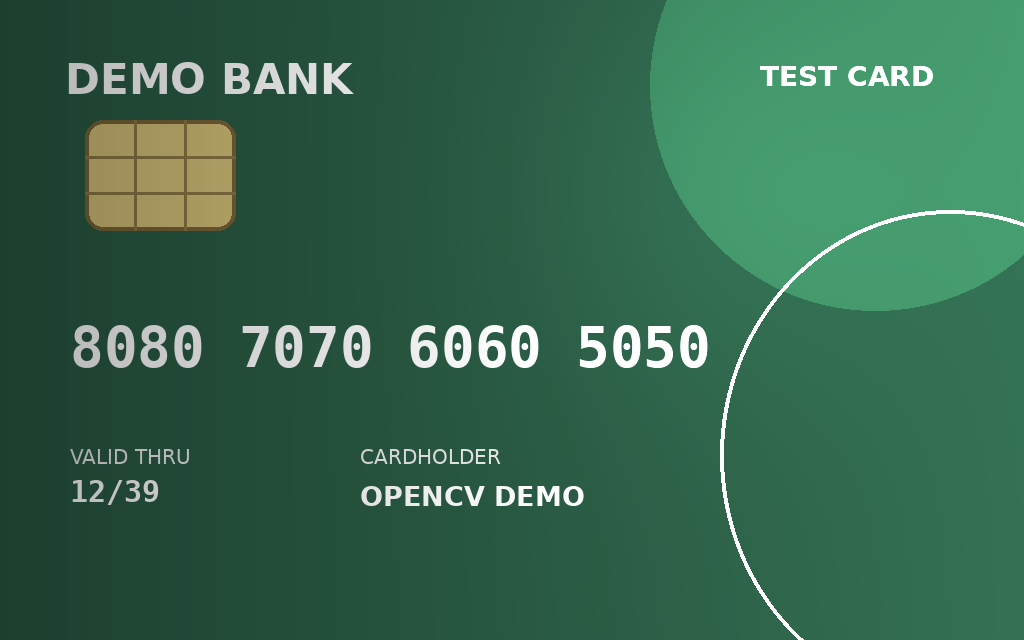
#> input picture images/card_template_matching/card_04_uneven_light.png, 1024 x 640 px
$ python card_uneven_light_matching.py images/card_template_matching/card_04_uneven_light.png
#> lines starting #> are read from the running program, lines starting #| are printed output that depends on the picture; after the words box and inside, x2 and y2 are one past the last pixel; in counts of white or black regions, pixels touching at a corner belong together
### result_utils.py
from pathlib import Path

import cv2
import matplotlib.pyplot as plt


def save_result_grid(output_path, panels, columns=2):
    """将多个 OpenCV 或灰度图结果保存为可嵌入 Markdown 的拼图。"""
    output_path = Path(output_path)
    output_path.parent.mkdir(parents=True, exist_ok=True)

    rows = (len(panels) + columns - 1) // columns
    figure, axes = plt.subplots(rows, columns, figsize=(12, 4 * rows))
    axes = axes.ravel() if hasattr(axes, "ravel") else [axes]

    for axis, (image, title) in zip(axes, panels):
        if image.ndim == 2:
            axis.imshow(image, cmap="gray", vmin=0, vmax=255)
        else:
            axis.imshow(cv2.cvtColor(image, cv2.COLOR_BGR2RGB))

        axis.set_title(title)
        axis.axis("off")

    for axis in axes[len(panels):]:
        axis.axis("off")

    figure.tight_layout()
    figure.savefig(output_path, dpi=150, bbox_inches="tight")
    plt.close(figure)

    print(f"Saved result: {output_path}")

### card_uneven_light_matching.py
import sys

import cv2
import numpy as np

from result_utils import save_result_grid


# card_04 中卡号 ROI 的手动坐标
NUMBER_LEFT = 70
NUMBER_TOP = 315
NUMBER_RIGHT = 710
NUMBER_BOTTOM = 375

# 第一个数字 0 在 number_roi 中的手动模板坐标
ZERO_LEFT = 38
ZERO_TOP = 10
ZERO_RIGHT = 64
ZERO_BOTTOM = 53

# 模板匹配分数阈值与 NMS 去重阈值
MATCH_THRESHOLD = 0.90
NMS_IOU_THRESHOLD = 0.30


def apply_nms(candidate_boxes, iou_threshold):
    # 输入框格式：[left, top, right, bottom, score]
    candidate_boxes.sort(key=lambda box: box[4], reverse=True)
    kept_boxes = []

    while candidate_boxes:
        best_box = candidate_boxes.pop(0)
        kept_boxes.append(best_box)
        remaining_boxes = []

        for box in candidate_boxes:
            left = max(best_box[0], box[0])
            top = max(best_box[1], box[1])
            right = min(best_box[2], box[2])
            bottom = min(best_box[3], box[3])

            intersection_area = (
                max(0, right - left) *
                max(0, bottom - top)
            )

            best_area = (
                (best_box[2] - best_box[0]) *
                (best_box[3] - best_box[1])
            )

            box_area = (
                (box[2] - box[0]) *
                (box[3] - box[1])
            )

            union_area = best_area + box_area - intersection_area
            iou = intersection_area / union_area

            # 重叠不严重的框可能对应另一个真实数字，进入下一轮 NMS
            if iou < iou_threshold:
                remaining_boxes.append(box)

        candidate_boxes = remaining_boxes

    return kept_boxes


image = cv2.imread("images/card_template_matching/card_04_uneven_light.png")
#> image is the input picture: shape (640, 1024, 3); mean B, G, R 78.4, 104, 54.1

if image is None:
    print("Image read failed")
    raise SystemExit

# 裁出卡号区域，当前练习只处理已知位置的卡号
number_roi = image[
    NUMBER_TOP:NUMBER_BOTTOM,
    NUMBER_LEFT:NUMBER_RIGHT,
]
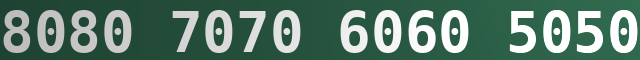
#> number_roi: shape (60, 640, 3); mean B, G, R 110.7, 126.1, 93.4

# CLAHE 分区域拉开数字与不均匀背景之间的亮度差异
roi_gray = cv2.cvtColor(number_roi, cv2.COLOR_BGR2GRAY)
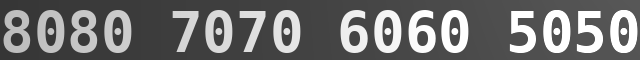
#> roi_gray: shape (60, 640); min 54, max 255, mean 114.5
clahe = cv2.createCLAHE(
    clipLimit=2.0,
    tileGridSize=(8, 8),
)
roi_enhanced = clahe.apply(roi_gray)

# 从增强后的 ROI 中取第一个 0；模板与搜索图采用相同预处理
zero_template = roi_enhanced[
    ZERO_TOP:ZERO_BOTTOM,
    ZERO_LEFT:ZERO_RIGHT,
]
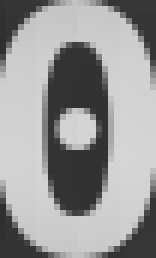
#> zero_template: shape (43, 26) (shown 6 times larger); min 48, max 214, mean 152.5

# 生成每个可能位置的归一化相关系数分数
score_map = cv2.matchTemplate(
    roi_enhanced,
    zero_template,
    cv2.TM_CCOEFF_NORMED,
)

y_positions, x_positions = np.where(score_map >= MATCH_THRESHOLD)
#> y_positions = 24 values from 9 to 11; x_positions = 24 values, max 611 at index 7, min 38 at index 0, mean 324.4
template_height, template_width = zero_template.shape
#> template_height = 43; template_width = 26

# 将高分位置转换为原图中的候选框
candidate_boxes = []

for x, y in zip(x_positions, y_positions):
    left = x + NUMBER_LEFT
    top = y + NUMBER_TOP
    right = left + template_width
    bottom = top + template_height
    score = score_map[y, x]

    candidate_boxes.append([left, top, right, bottom, score])
#> this loop made 24 passes
#> (x, y, left, top, right, bottom, score) on passes 1 to 12: (38, 9, 108, 324, 134, 367, 0.915), (105, 9, 175, 324, 201, 367, 0.914), (206, 9, 276, 324, 302, 367, 0.912), (274, 9, 344, 324, 370, 367, 0.913), (375, 9, 445, 324, 471, 367, 0.913), (442, 9, 512, 324, 538, 367, 0.913), (544, 9, 614, 324, 640, 367, 0.908), (611, 9, 681, 324, 707, 367, 0.906), (38, 10, 108, 325, 134, 368, 1), (105, 10, 175, 325, 201, 368, 0.999), (206, 10, 276, 325, 302, 368, 0.999), (274, 10, 344, 325, 370, 368, 0.999)
#> after the loop, candidate_boxes = 24 items, first 6: [108, 324, 134, 367, 0.915], [175, 324, 201, 367, 0.914], [276, 324, 302, 367, 0.912], [344, 324, 370, 367, 0.913], [445, 324, 471, 367, 0.913], [512, 324, 538, 367, 0.913]

# 删除同一数字周围的重复高分候选框
kept_boxes = apply_nms(candidate_boxes, NMS_IOU_THRESHOLD)
#> the loop in apply_nms, `while candidate_boxes:` made 8 passes
#> best_box on passes 1 to 8: [108, 325, 134, 368, 1], [175, 325, 201, 368, 0.999], [445, 325, 471, 368, 0.999], [276, 325, 302, 368, 0.999], [344, 325, 370, 368, 0.999], [512, 325, 538, 368, 0.998], [614, 325, 640, 368, 0.994], [681, 325, 707, 368, 0.992]
#> after the loop in apply_nms, `while candidate_boxes:`: kept_boxes = [[108, 325, 134, 368, 1], [175, 325, 201, 368, 0.999], [445, 325, 471, 368, 0.999], [276, 325, 302, 368, 0.999], [344, 325, 370, 368, 0.999], [512, 325, 538, 368, 0.998], [614, 325, 640, 368, 0.994], [681, 325, 707, 368, 0.992]]

print(f"Best score: {score_map.max():.4f}")
#| Best score: 1.0000
print(f"Match count before NMS: {len(x_positions)}")
#| Match count before NMS: 24
print(f"Match count after NMS: {len(kept_boxes)}")
#| Match count after NMS: 8

result = image.copy()

for left, top, right, bottom, score in kept_boxes:
    cv2.rectangle(
        result,
        (left, top),
        (right, bottom),
        (0, 255, 0),
        2,
    )

    cv2.putText(
        result,
        f"0: {score:.2f}",
        (left, top - 8),
        cv2.FONT_HERSHEY_SIMPLEX,
        0.45,
        (0, 255, 0),
        1,
    )
#> this loop made 8 passes
#> (left, right, score) on passes 1 to 8: (108, 134, 1), (175, 201, 0.999), (445, 471, 0.999), (276, 302, 0.999), (344, 370, 0.999), (512, 538, 0.998), (614, 640, 0.994), (681, 707, 0.992)
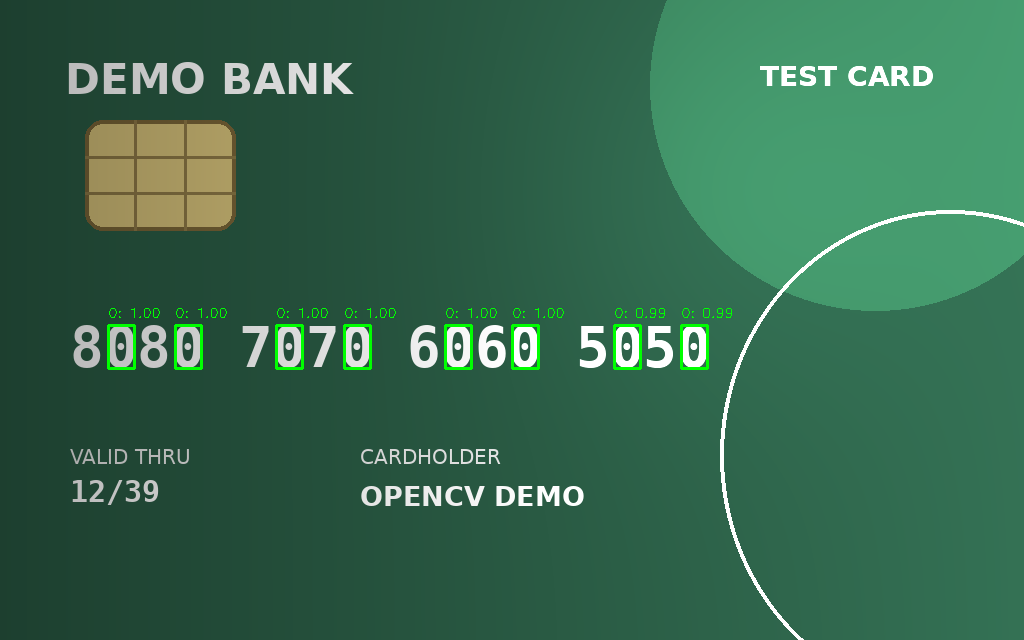
#> result: shape (640, 1024, 3); 0.62% of pixels changed, all inside (x1, y1, x2, y2) = (107, 308, 732, 370)

save_result_grid(
    "docs/results/card_uneven_light_matching.jpg",
    [
        (number_roi, "Original Number ROI"),
        (roi_enhanced, "CLAHE Enhanced ROI"),
        (zero_template, "Digit Template - Zero"),
        (result, "Zero Matching Result After NMS"),
    ],
    columns=2,
)
#> in save_result_grid, `figure.savefig(output_path, dpi=150, bbox_inches="tight")`:
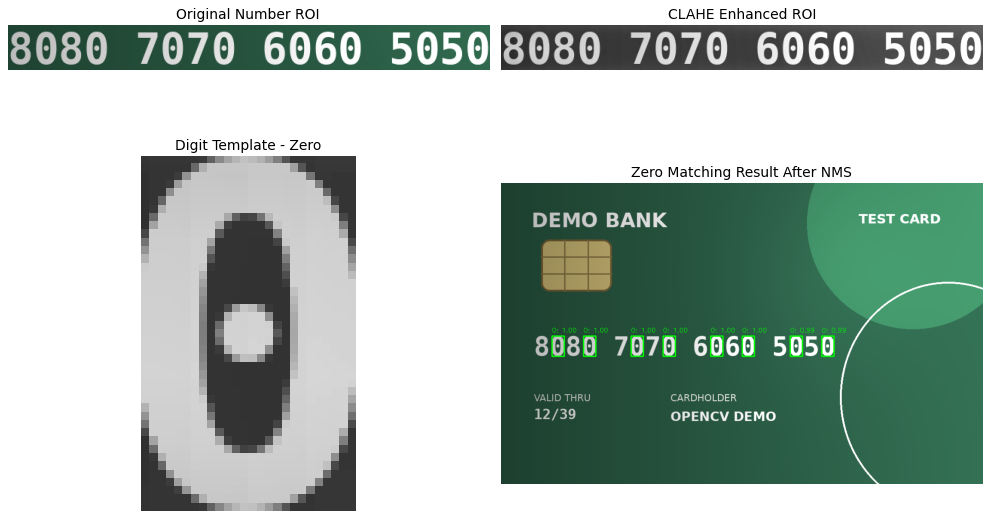
#> figure drawn by matplotlib, 4 panels

if "--save-only" not in sys.argv:
    cv2.imshow("Original Number ROI", number_roi)
    cv2.imshow("CLAHE Enhanced ROI", roi_enhanced)
    cv2.imshow("Digit Template - Zero", zero_template)
    cv2.imshow("Zero Matching Result After NMS", result)
    cv2.waitKey(0)
    cv2.destroyAllWindows()

$ run again, with images/card_template_matching/card_01_clean.png copied over images/card_template_matching/card_04_uneven_light.png
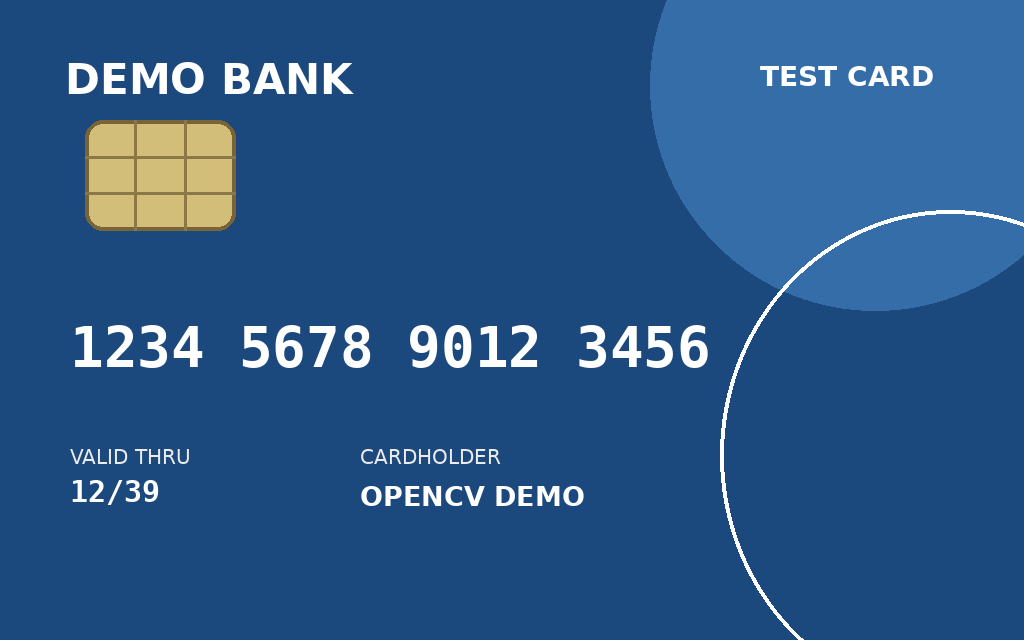
#> input picture images/card_template_matching/card_01_clean.png, 1024 x 640 px
#> image is the input picture: shape (640, 1024, 3); mean B, G, R 135.6, 87.2, 43.6
#> y_positions = [10, 10, 10, 10, 10, 10]; x_positions = [37, 38, 39, 441, 442, 443]
#> the loop `for x, y in zip(x_positions, y_positions):` made 6 passes
#> (x, left, right, score) on passes 1 to 6: (37, 107, 133, 0.903), (38, 108, 134, 1), (39, 109, 135, 0.919), (441, 511, 537, 0.903), (442, 512, 538, 1), (443, 513, 539, 0.919)
#> after the loop `for x, y in zip(x_positions, y_positions):`: candidate_boxes = [[107, 325, 133, 368, 0.903], [108, 325, 134, 368, 1], [109, 325, 135, 368, 0.919], [511, 325, 537, 368, 0.903], [512, 325, 538, 368, 1], [513, 325, 539, 368, 0.919]]
#> the loop in apply_nms, `while candidate_boxes:` made 2 passes
#> after the loop in apply_nms, `while candidate_boxes:`: kept_boxes = [[108, 325, 134, 368, 1], [512, 325, 538, 368, 1]]
#| Best score: 1.0000
#| Match count before NMS: 6
#| Match count after NMS: 2
#> the loop `for left, top, right, bottom, score in kept_boxes:` made 2 passes
#> after the loop `for left, top, right, bottom, score in kept_boxes:`:
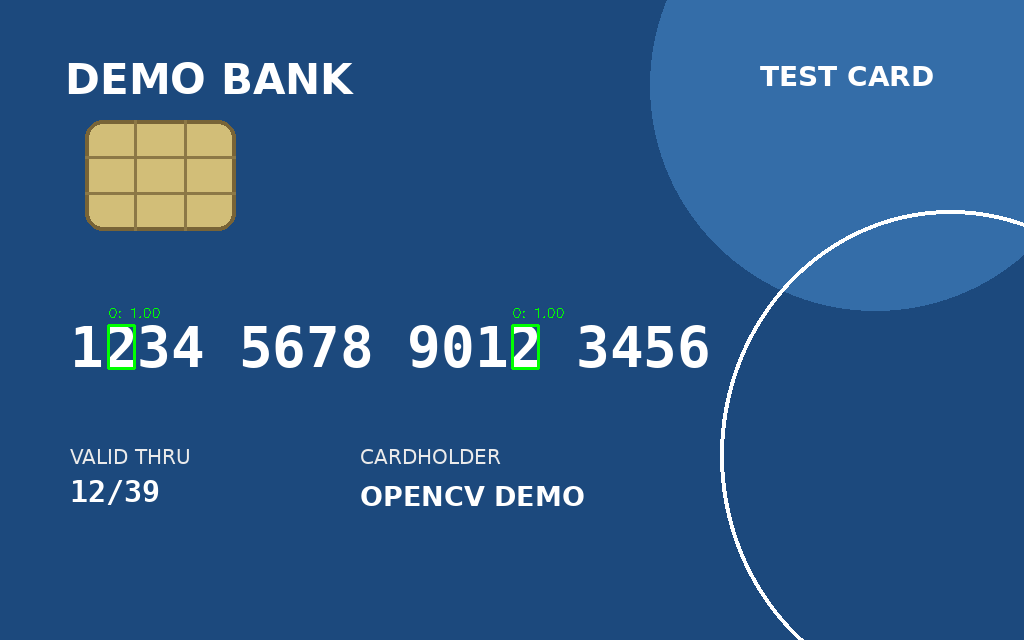
#> result: shape (640, 1024, 3); 0.15% of pixels changed, all inside (x1, y1, x2, y2) = (107, 308, 564, 370)
#> in save_result_grid, `figure.savefig(output_path, dpi=150, bbox_inches="tight")`:
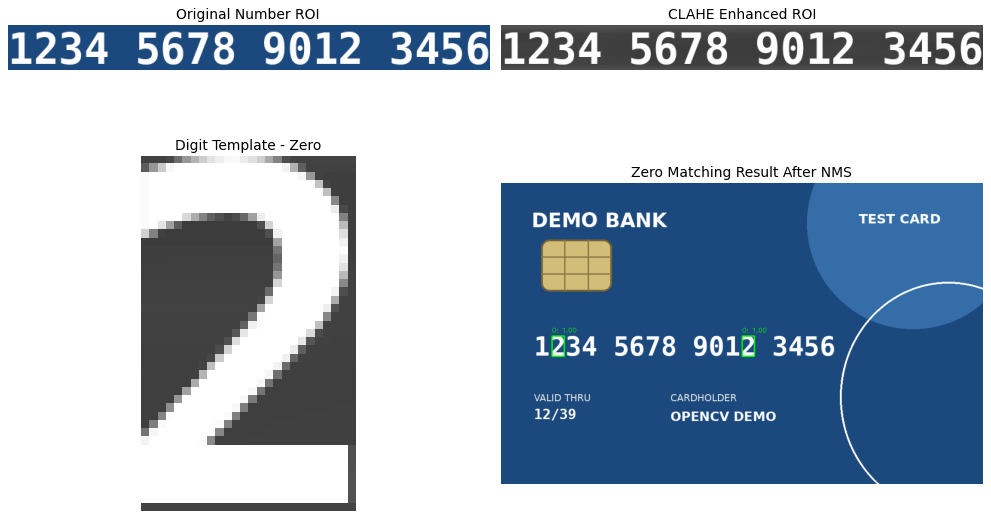
#> figure drawn by matplotlib, 4 panels

$ run again, with images/card_template_matching/card_05_rotated.png copied over images/card_template_matching/card_04_uneven_light.png
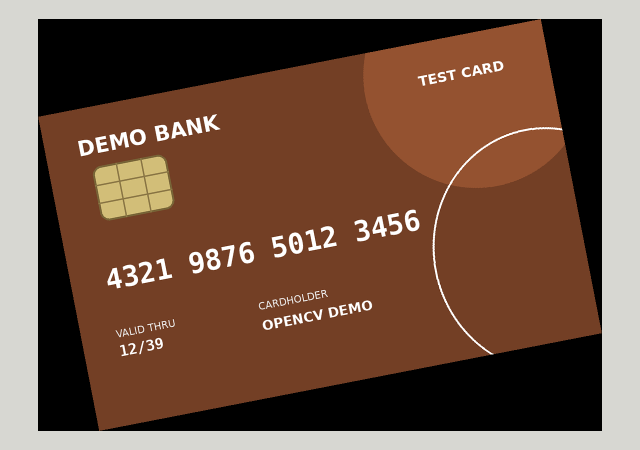
#> input picture images/card_template_matching/card_05_rotated.png, 1280 x 900 px (shown at 1/2 size)
#> image is the input picture: shape (900, 1280, 3); mean B, G, R 67.7, 84.3, 113.6
#> y_positions = [9, 9, 9, 9, 10, 10, 10, 10, 10, 11, 11, 11, 11, 11]; x_positions = [37, 38, 39, 40, 36, 37, 38, 39, 40, 36, 37, 38, 39, 40]
#> the loop `for x, y in zip(x_positions, y_positions):` made 14 passes
#> (x, y, left, top, right, bottom, score) on passes 1 to 8: (37, 9, 107, 324, 133, 367, 0.917), (38, 9, 108, 324, 134, 367, 0.933), (39, 9, 109, 324, 135, 367, 0.928), (40, 9, 110, 324, 136, 367, 0.907), (36, 10, 106, 325, 132, 368, 0.913), (37, 10, 107, 325, 133, 368, 0.952), (38, 10, 108, 325, 134, 368, 1), (39, 10, 109, 325, 135, 368, 0.952)
#> after the loop `for x, y in zip(x_positions, y_positions):`: candidate_boxes = 14 items, first 6: [107, 324, 133, 367, 0.917], [108, 324, 134, 367, 0.933], [109, 324, 135, 367, 0.928], [110, 324, 136, 367, 0.907], [106, 325, 132, 368, 0.913], [107, 325, 133, 368, 0.952]
#> the loop in apply_nms, `while candidate_boxes:` made 1 pass
#> best_box on pass 1: [108, 325, 134, 368, 1]
#> after the loop in apply_nms, `while candidate_boxes:`: kept_boxes = [[108, 325, 134, 368, 1]]
#| Best score: 1.0000
#| Match count before NMS: 14
#| Match count after NMS: 1
#> the loop `for left, top, right, bottom, score in kept_boxes:` made 1 pass
#> after the loop `for left, top, right, bottom, score in kept_boxes:`:
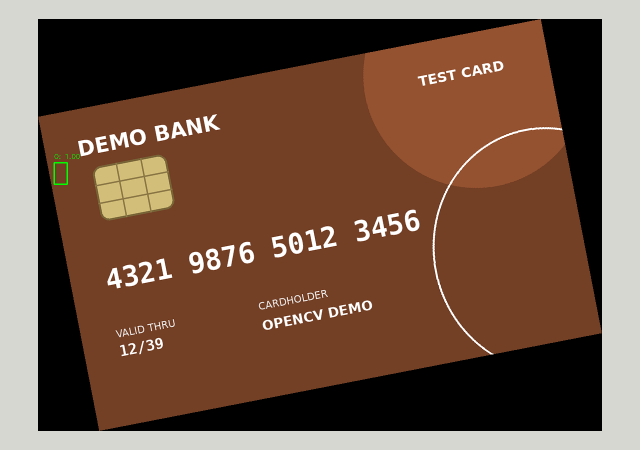
#> result: shape (900, 1280, 3) (shown at 1/2 size); 0.04% of pixels changed, all inside (x1, y1, x2, y2) = (107, 308, 160, 370)
#> in save_result_grid, `figure.savefig(output_path, dpi=150, bbox_inches="tight")`:
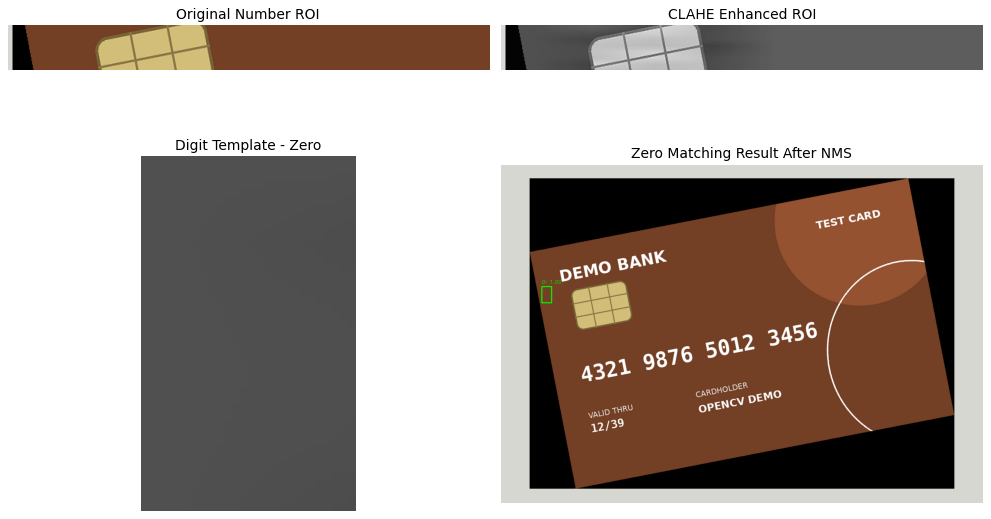
#> figure drawn by matplotlib, 4 panels
